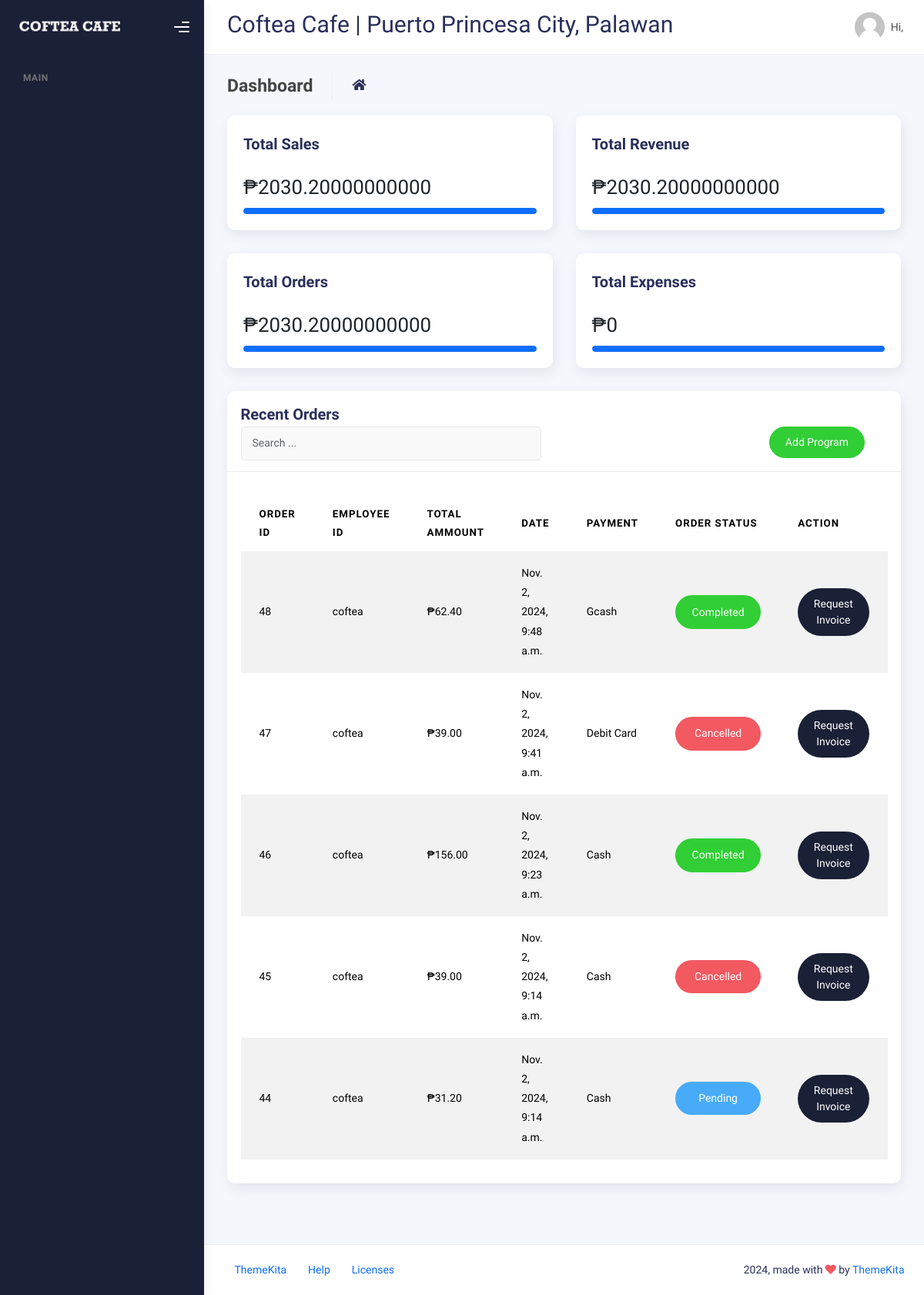
/dashboard/, run on the app's committed database.
### Coftea/models.py (models this page shows, shortened)
class OrderTransaction(models.Model):
    order_id = models.AutoField(primary_key=True)
    transaction_date = models.DateTimeField(auto_now_add=True)
    total_price = models.DecimalField(max_digits=10, decimal_places=2)
    user = models.ForeignKey(User, on_delete=models.CASCADE, related_name='orders')
    paymentMethod= models.CharField(
        max_length=20,
        choices=[
            ('Cash', 'Cash'),
            ('Credit Card', 'Credit Card'),
            ('Debit Card', 'Debit Card'),
            ('Gcash', 'G-Cash Wallet'),
            ('Paymaya', 'Maya Wallet')
        ],
        default='Cash'
    )
    status = models.CharField(
        max_length=20,
        choices=[
            ('Pending', 'Pending'),
            ('Completed', 'Completed'),
            ('Cancelled', 'Cancelled')
        ],
        default='Pending'
    )

### Coftea/views.py (the view)
# urls.py: path('dashboard/', views.dashboard, name='dashboard'),
def dashboard(request):
    recent_orders = OrderTransaction.objects.order_by('-transaction_date')[:5]
    total_sales = OrderTransaction.objects.aggregate(total_sales=Sum('total_price'))['total_sales'] or 0
    total_revenue = total_sales  # Assuming total_sales as total revenue for this example
    total_expenses = 0  # This can be calculated or fetched from another source if applicable
    context = {
        'recent_orders': recent_orders,
        'total_sales': total_sales,
        'total_revenue': total_revenue,
        'total_expenses': total_expenses,
    }
    return render(request, 'dashboard.html', context)

### Coftea/templatetags/auth_extras.py (called while the page is built)
@register.filter(name='has_group')
def has_group(user, group_name):
    return user.groups.filter(name=group_name).exists()

### templates/dashboard.html (shortened to what this page needs)
{% extends "base.html" %}
{% block content %}
<div class="container">
    <div class="page-inner">
      <div class="page-header">
        <h4 class="page-title">Dashboard</h4>
        <ul class="breadcrumbs">
          <li class="nav-home">
            <a href="{% url 'dashboard' %}">
              <i class="fas fa-home"></i>
            </a>
          </li>
        </ul>
      </div>
      <div class="page-category">
        <div class="row ">
            <div class="col-xl-6 col-lg-6">
                <div class="card l-bg-cherry">
                    <div class="card-statistic-3 p-4">
                        <div class="mb-4">
                            <h5 class="card-title mb-0">Total Sales</h5>
                        </div>
                        <div class="row align-items-center mb-2 d-flex">
                            <div class="col-8">
                                <h2 class="d-flex align-items-center mb-0">
                                    ₱{{ total_sales }}
                                </h2>
                            </div>
                        </div>
                        <div class="progress mt-1 " data-height="8" style="height: 8px;">
                            <div class="progress-bar l-bg-cyan" role="progressbar" data-width="25%" aria-valuenow="25" aria-valuemin="0" aria-valuemax="100" style="width: 100%;"></div>
                        </div>
                    </div>
                </div>
            </div>
            <div class="col-xl-6 col-lg-6">
                <div class="card l-bg-blue-dark">
                    <div class="card-statistic-3 p-4">
                        <div class="mb-4">
                            <h5 class="card-title mb-0">Total Revenue</h5>
                        </div>
                        <div class="row align-items-center mb-2 d-flex">
                            <div class="col-8">
                                <h2 class="d-flex align-items-center mb-0">
                                    ₱{{ total_revenue }}
                                </h2>
                            </div>
                        </div>
                        <div class="progress mt-1 " data-height="8" style="height: 8px;">
                            <div class="progress-bar l-bg-green" role="progressbar" data-width="25%" aria-valuenow="25" aria-valuemin="0" aria-valuemax="100" style="width: 100%;"></div>
                        </div>
                    </div>
                </div>
            </div>
            <div class="col-xl-6 col-lg-6">
                <div class="card l-bg-green-dark">
                    <div class="card-statistic-3 p-4">
                        <div class="mb-4">
                            <h5 class="card-title mb-0">Total Orders</h5>
                        </div>
                        <div class="row align-items-center mb-2 d-flex">
                            <div class="col-8">
                                <h2 class="d-flex align-items-center mb-0">
                                    ₱{{ total_sales }}
                                </h2>
                            </div>
                        </div>
                        <div class="progress mt-1 " data-height="8" style="height: 8px;">
                            <div class="progress-bar l-bg-cyan" role="progressbar" data-width="25%" aria-valuenow="25" aria-valuemin="0" aria-valuemax="100" style="width: 100%;"></div>
                        </div>
                    </div>
                </div>
            </div>
            <div class="col-xl-6 col-lg-6">
                <div class="card l-bg-orange-dark">
                    <div class="card-statistic-3 p-4">
                        <div class="mb-4">
                            <h5 class="card-title mb-0">Total Expenses</h5>
                        </div>
                        <div class="row align-items-center mb-2 d-flex">
                            <div class="col-8">
                                <h2 class="d-flex align-items-center mb-0">
                                    ₱{{ total_expenses }}
                                </h2>
                            </div>
                        </div>
                        <div class="progress mt-1 " data-height="8" style="height: 8px;">
                            <div class="progress-bar l-bg-cyan" role="progressbar" data-width="25%" aria-valuenow="25" aria-valuemin="0" aria-valuemax="100" style="width: 100%;"></div>
                        </div>
                    </div>
                </div>
            </div>
        </div>
        <div class="row">
            <div class="col-md-12">
              <div class="card">
                <div class="card-header">
                  <div class="card-title">Recent Orders</div>
                    <div class="col-md-12 row">
                    <div class="col-md-6">
                        <form class="navbar-left navbar-form nav-search mr-md-3" action="">
                        <div class="input-group">
                            <input type="text" placeholder="Search ..." class="form-control" />
                            <div class="input-group-append">
                            <span class="input-group-text">
                            </span>
                            </div>
                        </div>
                        </form>
                    </div>
                    <div class="col-md-6">
                        <div class="pull-right">
                        <a href="{% url 'dashboard' %}" class="btn btn-success btn-rounded">Add Program</a>
                        </div>
                    </div>
                    </div>
                </div>
                <div class="card-body">
                  <table class="table table-striped mt-3">
                    <thead>
                      <tr>
                        <th scope="col">Order ID</th>
                        <th scope="col">Employee ID</th>
                        <th scope="col">Total Ammount</th>
                        <th scope="col">Date</th>
                        <th scope="col">Payment</th>
                        <th scope="col">Order Status</th>
                        <th scope="col">Action</th>
                      </tr>
                    </thead>
                    <tbody>
                        {% for order in recent_orders %}
                        <tr>
                          <td>{{ order.order_id }}</td>
                          <td>{{ order.user.username }}</td>
                          <td>₱{{ order.total_price }}</td>
                          <td>{{ order.transaction_date }}</td>
                          <td>{{ order.paymentMethod }}</td>
                          <td>
                            {% if order.status == "Pending" %}
                                <form method="post" action="{% url 'pos' order.order_id %}">
                                    <select class="form-control btn btn-info btn-rounded" name="status" onchange="this.form.submit()">
                                        <option value="Pending" {% if order.status == "Pending" %}selected{% endif %}>Pending</option>
                                    </select>
                                </form>
                            {% else %}
                            <span class="{% if order.status == 'Completed' %}form-control btn btn-success btn-rounded{% elif order.status == 'Cancelled' %}form-control btn btn-danger btn-rounded{% else %}text-warning{% endif %}">
                                {{ order.status }}
                            </span>
                            {% endif %}
                        </td>
                          <td>
                            <a href="{% url 'request_invoice' order.order_id %}" class="btn btn-black btn-rounded" target="_blank">Request Invoice</a>
                          </td>
                        </tr>
                        {% empty %}
                        <tr>
                            <td colspan="6" style="text-align: center">
                              <p class="text-sm font-weight-bold mb-0">No Records Found</p>
                            </td>
                          </tr>
                      {% endfor %}
                    </tbody>
                  </table>
                </div>
              </div>
            </div>
          </div>
      </div>
    </div>
  </div>
{% endblock %}

### data on the page
OrderTransaction: order_id "48", user.username "coftea", total_price "62.40", transaction_date "Nov. 2, 2024, 9:48 a.m.", paymentMethod "Gcash", status "Completed"
OrderTransaction: order_id "47", user.username "coftea", total_price "39.00", transaction_date "Nov. 2, 2024, 9:41 a.m.", paymentMethod "Debit Card", status "Cancelled"
OrderTransaction: order_id "46", user.username "coftea", total_price "156.00", transaction_date "Nov. 2, 2024, 9:23 a.m.", paymentMethod "Cash", status "Completed"
OrderTransaction: order_id "45", user.username "coftea", total_price "39.00", transaction_date "Nov. 2, 2024, 9:14 a.m.", paymentMethod "Cash", status "Cancelled"
OrderTransaction: order_id "44", user.username "coftea", total_price "31.20", transaction_date "Nov. 2, 2024, 9:14 a.m.", paymentMethod "Cash", status "Pending"

### other printed values
{{ total_sales }} "2030.20000000000"
{{ total_revenue }} "2030.20000000000"
{{ total_expenses }} "0"
